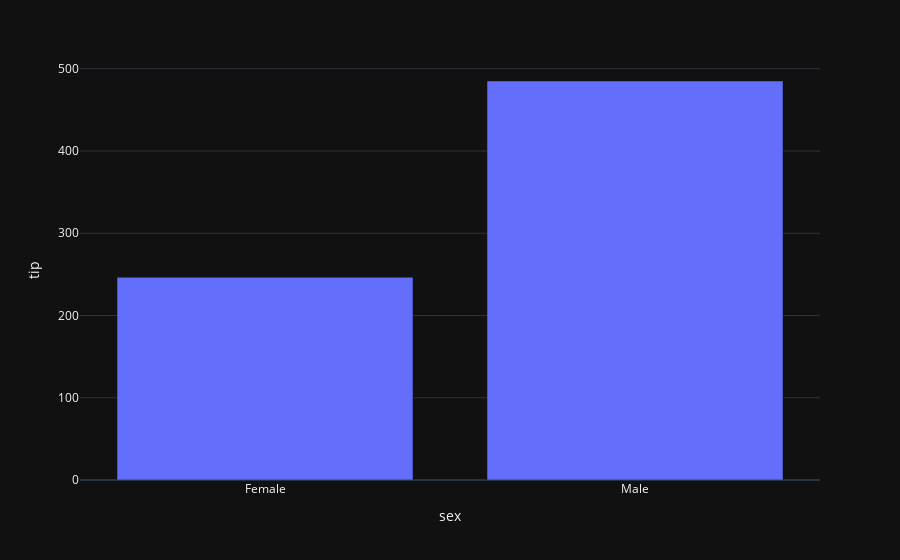

The code cell stored with this chart in its notebook:
### Code cell
fig = px.bar(data_frame=gr, x='sex', y='tip', template='plotly_dark')
iplot(fig)

### Figure 1 — Plotly figure (JSON) as saved in the notebook; plotly's stock layout.template omitted (floating-point values rounded to 4 significant figures)
{"data": [{"alignmentgroup": "True", "hovertemplate": "sex=%{x}<br>tip=%{y}<extra></extra>", "legendgroup": "", "marker": {"color": "#636efa", "pattern": {"shape": ""}}, "name": "", "offsetgroup": "", "orientation": "v", "showlegend": false, "textposition": "auto", "type": "bar", "x": ["Female", "Male"], "xaxis": "x", "y": [246.5, 485.1], "yaxis": "y"}], "layout": {"barmode": "relative", "legend": {"tracegroupgap": 0}, "margin": {"t": 60}, "xaxis": {"anchor": "y", "domain": [0, 1], "title": {"text": "sex"}}, "yaxis": {"anchor": "x", "domain": [0, 1], "title": {"text": "tip"}}}}
